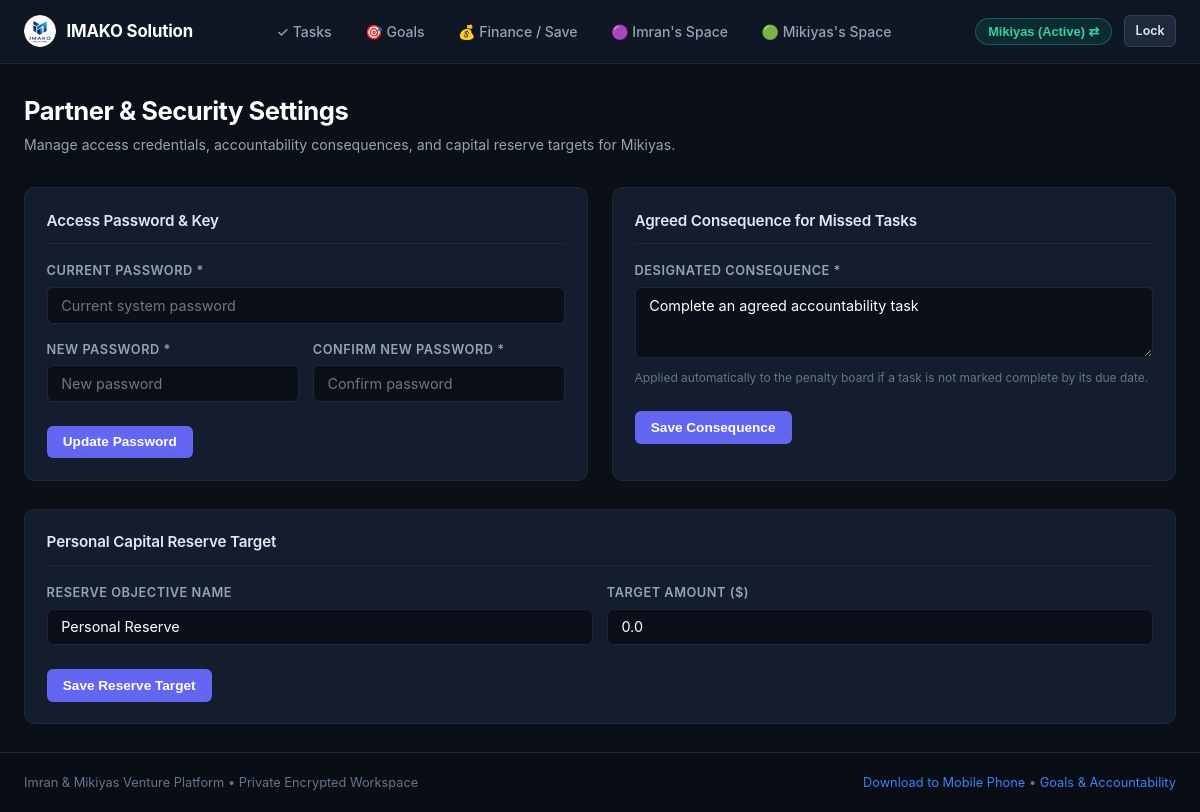
Page /settings (signed in) on the committed database.
### tables this page shows
CREATE TABLE users (
        id TEXT PRIMARY KEY,
        name TEXT NOT NULL,
        pin_hash TEXT NOT NULL,
        default_consequence TEXT NOT NULL DEFAULT '',
        savings_goal_name TEXT NOT NULL DEFAULT 'Capital Growth Fund',
        savings_goal_target REAL NOT NULL DEFAULT 0.0,
        currency TEXT NOT NULL DEFAULT '$'
    );

### app.py (the view)
@app.route("/settings")
def settings_view():
    return render_template("settings.html", active_page="settings")

### app.py (called while the page is built, shortened)
@app.before_request
def require_authentication_gate():
    if request.endpoint == "static" or request.path.startswith(("/static/", "/public/")):
        return None
    allowed_exact = (
        "/", "/index", "/login", "/login/", "/favicon.ico", "/manifest.json", "/sw.js",
        "/api/index", "/api/index/", "/api/index.py", "/debug"
    )
    if (
        request.path in allowed_exact
        or request.endpoint in ("login", "debug_endpoint", "index", "vercel_entrypoint_dispatcher")
    ):
        return None
    user = session.get("logged_in_user") or request.cookies.get("partner_user")
    if user in ("imran", "mikiyas"):
        if not session.get("logged_in_user"):
            session["logged_in_user"] = user
            session.permanent = True
        return None

@app.context_processor
def inject_globals():
    today_str = date.today().strftime("%Y-%m-%d")
    current_user = None
    logged_id = session.get("logged_in_user")
    conn = get_db_connection()
    check_and_apply_penalties(conn)
    if logged_id:
        cursor = conn.cursor()
        cursor.execute("SELECT * FROM users WHERE id = ?", (logged_id,))
        current_user = cursor.fetchone()
    cursor = conn.cursor()
    cursor.execute("SELECT COUNT(*) FROM penalties WHERE status = 'Pending'")
    total_pending_penalties = cursor.fetchone()[0]
    conn.close()
    return {
        "current_user": current_user,
        "total_pending_penalties": total_pending_penalties,
        "today_str": today_str
    }

### database/db.py (called while the page is built, shortened)
def get_db_connection():
    global _last_db_check
    conn = sqlite3.connect(DB_PATH, factory=SyncedConnection)
    conn.row_factory = sqlite3.Row
    conn.execute("PRAGMA foreign_keys = ON")
    return conn

def check_and_apply_penalties(conn):
    today_str = date.today().strftime("%Y-%m-%d")
    cursor = conn.cursor()
    cursor.execute("""
    SELECT t.id, t.user_id, t.title, t.due_date, u.default_consequence
    FROM tasks t
    JOIN users u ON t.user_id = u.id
    WHERE t.due_date < ? AND t.is_done = 0 AND t.consequence_applied = 0
    """, (today_str,))
    overdue_tasks = cursor.fetchall()
    conn.commit()

    def commit(self):
        super().commit()
        if is_serverless:
            sync_db()

### templates/settings.html (shortened to what this page needs)
{% extends "base.html" %}
{% block content %}
<div style="margin-bottom: 2rem;">
  <h1 style="font-size: 1.6rem; font-weight: 700;">Partner &amp; Security Settings</h1>
  <p style="color: var(--text-muted); font-size: 0.88rem; margin-top: 0.25rem;">
    Manage access credentials, accountability consequences, and capital reserve targets for {{ current_user.name }}.
  </p>
</div>
<div class="grid-2">
  <div class="card">
    <div class="card-header">
      <div class="card-title">Access Password &amp; Key</div>
    </div>
    <form action="{{ url_for('change_pin') }}" method="POST">
      <div class="form-group">
        <label class="form-label">Current Password *</label>
        <input type="password" name="current_pin" class="form-input" placeholder="Current system password" required>
      </div>
      <div class="form-row">
        <div class="form-group">
          <label class="form-label">New Password *</label>
          <input type="password" name="new_pin" class="form-input" placeholder="New password" required>
        </div>
        <div class="form-group">
          <label class="form-label">Confirm New Password *</label>
          <input type="password" name="confirm_pin" class="form-input" placeholder="Confirm password" required>
        </div>
      </div>
      <button type="submit" class="btn btn-primary" style="margin-top:0.5rem;">Update Password</button>
    </form>
  </div>
  <div class="card">
    <div class="card-header">
      <div class="card-title">Agreed Consequence for Missed Tasks</div>
    </div>
    <form action="{{ url_for('update_consequence') }}" method="POST">
      <div class="form-group">
        <label class="form-label">Designated Consequence *</label>
        <textarea name="consequence" class="form-textarea" rows="3" required>{{ current_user.default_consequence }}</textarea>
        <div class="form-hint">
          Applied automatically to the penalty board if a task is not marked complete by its due date.
        </div>
      </div>
      <button type="submit" class="btn btn-primary" style="margin-top:0.5rem;">Save Consequence</button>
    </form>
  </div>
</div>
<div class="card" style="margin-top:1.5rem;">
  <div class="card-header">
    <div class="card-title">Personal Capital Reserve Target</div>
  </div>
  <form action="{{ url_for('update_savings_goal') }}" method="POST">
    <div class="form-row">
      <div class="form-group">
        <label class="form-label">Reserve Objective Name</label>
        <input type="text" name="goal_name" class="form-input" value="{{ current_user.savings_goal_name }}" required>
      </div>
      <div class="form-group">
        <label class="form-label">Target Amount ($)</label>
        <input type="number" step="1" min="0" name="target_amount" class="form-input" value="{{ current_user.savings_goal_target }}" required>
      </div>
    </div>
    <button type="submit" class="btn btn-primary" style="margin-top:0.5rem;">Save Reserve Target</button>
  </form>
</div>
{% endblock %}

### static/css/style.css (style rules this page uses)
:root { --bg-primary: #0b0f17; --bg-secondary: #111827; --bg-card: #141d2e; --bg-card-hover: #1a253a; --border-color: #1e293b; --border-focus: #3b82f6; --text-main: #f8fafc; --text-muted: #94a3b8; --text-subtle: #64748b; --accent-indigo: #6366f1; --accent-blue: #3b82f6; --accent-emerald: #10b981; --accent-rose: #f43f5e; --accent-amber: #f59e0b; --font-family: -apple-system, BlinkMacSystemFont, "Segoe UI", Roboto, "Helvetica Neue", Arial, sans-serif; --radius-sm: 6px; --radius-md: 10px; --radius-lg: 14px; }
* { box-sizing: border-box; margin: 0; padding: 0; }
body { font-family: var(--font-family); background-color: var(--bg-primary); color: var(--text-main); line-height: 1.5; min-height: 100vh; display: flex; flex-direction: column; }
h1, h2, h3, h4, h5 { font-weight: 700; letter-spacing: -0.02em; color: #ffffff; }
.grid-2 { display: grid; grid-template-columns: repeat(auto-fit, minmax(340px, 1fr)); gap: 1.5rem; margin-bottom: 1.75rem; }
.card { background: var(--bg-card); border: 1px solid var(--border-color); border-radius: var(--radius-md); padding: 1.35rem; transition: border-color 0.2s ease; }
.card-header { display: flex; align-items: center; justify-content: space-between; margin-bottom: 1.1rem; padding-bottom: 0.65rem; border-bottom: 1px solid var(--border-color); }
.card-title { font-size: 0.95rem; font-weight: 600; color: #e2e8f0; letter-spacing: -0.01em; }
.btn { display: inline-flex; align-items: center; justify-content: center; gap: 0.4rem; padding: 0.48rem 0.95rem; font-size: 0.85rem; font-weight: 600; border-radius: var(--radius-sm); border: 1px solid transparent; cursor: pointer; transition: all 0.15s ease; text-decoration: none; }
.btn-primary { background: var(--accent-indigo); color: #ffffff; }
.form-group { margin-bottom: 1rem; }
.form-label { display: block; font-size: 0.8rem; font-weight: 600; color: var(--text-muted); margin-bottom: 0.4rem; text-transform: uppercase; letter-spacing: 0.04em; }
.form-input, .form-select, .form-textarea { width: 100%; padding: 0.55rem 0.85rem; font-size: 0.9rem; border: 1px solid var(--border-color); border-radius: var(--radius-sm); background-color: #0b0f19; color: #ffffff; font-family: inherit; transition: border-color 0.15s ease; }
.form-row { display: grid; grid-template-columns: 1fr 1fr; gap: 0.85rem; }
.form-hint { font-size: 0.75rem; color: var(--text-subtle); margin-top: 0.35rem; }

### rows in the picture
users: name "Mikiyas", consequence "Complete an agreed accountability task", goal_name "Personal Reserve", target_amount "0.0"
